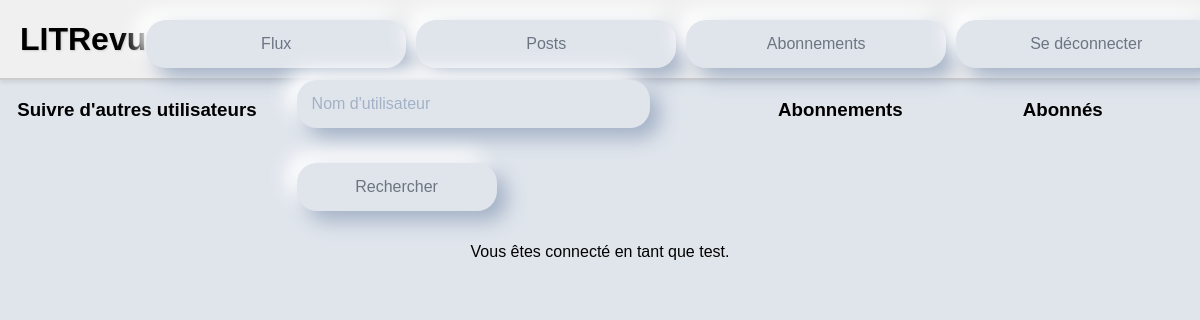
The page /subscribe/ (signed in) on the database as committed earlier.
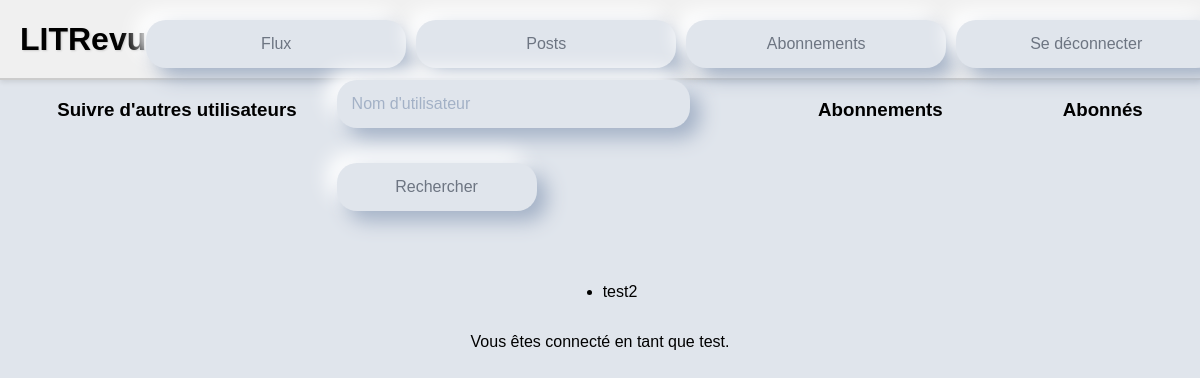
The same page on the database as committed later.
### blog/models.py (models this page shows)
class UserFollows(models.Model):
    user = models.ForeignKey(settings.AUTH_USER_MODEL, on_delete=models.CASCADE, related_name='following')
    followed_user = models.ForeignKey(settings.AUTH_USER_MODEL, on_delete=models.CASCADE, related_name='followed_by')
    class Meta():
        unique_together = ('user', 'followed_user')

### authentication/models.py (models this page shows)
class User(AbstractUser):
    profile_photo = models.ImageField(verbose_name='Photo de profil')

### blog/views.py (the view)
# urls.py: path('subscribe/', blog.views.subscribe, name='subscribe'),
@login_required
def subscribe(request):
    search_form = forms.search_user(request.GET)
    results = []
    if search_form.is_valid():
        query = search_form.cleaned_data['query']
        results = User.objects.filter(username__icontains=query).exclude(id=request.user.id)
    abonnements = UserFollows.objects.filter(user=request.user)
    abonnes = UserFollows.objects.filter(followed_user=request.user)
    context={
    'search_form': search_form,
    'results': results,
    'abonnements': abonnements,
    'abonnes': abonnes,
    }
    return render(request, 'blog/subscribe.html', context)

### blog/forms.py
class search_user(forms.Form):
    query = forms.CharField(
    max_length=63,
    label="Suivre d'autres utilisateurs",
    widget=forms.TextInput(attrs={
        'placeholder': "Nom d'utilisateur",
        'class': 'neumorphic neumorphic-input'
        })
    )

### blog/templates/blog/subscribe.html (shortened to what this page needs)
{% extends 'base.html' %}
{% block content %}
<h3>
    Suivre d'autres utilisateurs
</h3>
<form method="get">
    {{ search_form.query }}
    <button type="submit" class="neumorphic neumorphic-button">Rechercher</button>
</form>
<h3>Abonnements</h3>
<ul>
</ul>
<h3>Abonnés</h3>
<ul>
    {% for follow in abonnes %}
        <li>{{ follow.user.username }}</li>
    {% endfor %}
</ul>
{% endblock %}

Rows that differ between the two databases and show on the page:
added UserFollows: user.username "test2"
